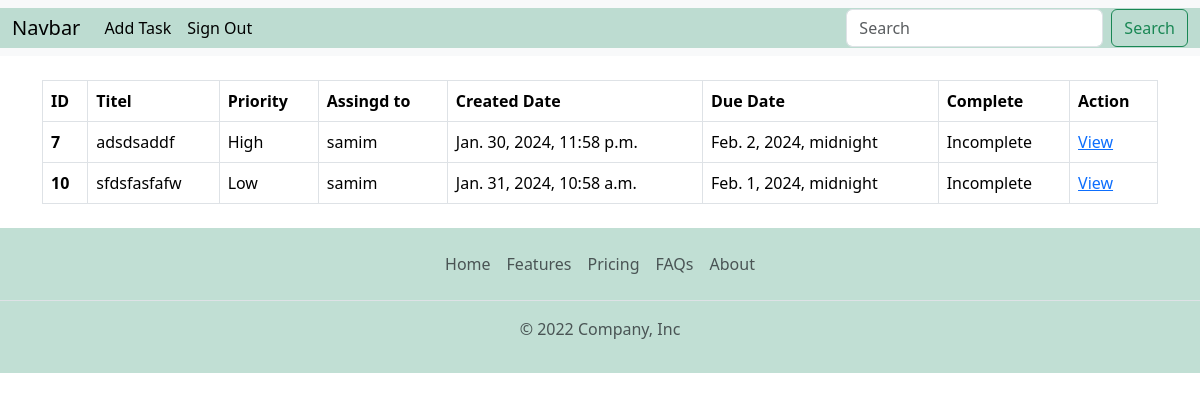
The app's page /task-list/?filter=incomplete with its own data.
### task/models.py (models this page shows, shortened)
class Task(models.Model):
    PRIORITY = (('Low', 'Low'),('Medium', 'Medium'),('High', 'High'),)
    assigned_to = models.ForeignKey(CustomUser, on_delete=models.CASCADE, null=True, blank=True)
    title = models.CharField(max_length=300)
    description = models.TextField()
    due_date =models.DateTimeField()
    priority = models.CharField(choices=PRIORITY, default='Medium', max_length=20)
    is_complete = models.BooleanField(default=False)
    created_date = models.DateTimeField(auto_now_add=True, editable=False,blank=True,null=True)
    completed_date = models.DateTimeField(auto_now_add=True,editable=False,blank=True,null=True)
    updated_date = models.DateTimeField(auto_now=True)

### authentication/models.py (models this page shows)
class CustomUser(AbstractUser):
    USER_TYPE = (
        ('Admin','Admin'),('User','User'),('Staff','Staff'),
    )
    GENDER=(
        ('Male','Male'), ('Female','Female'),
    )
    BLOOD_GROUP=(
        ('A+','A+'),('A-','A-'),('AB+','AB+'),('AB-','AB-'),('B+','B+'),('B-','B-'),('O+','O+'),('O-','O-'),
    )
    phone_number= models.CharField(max_length=15,null=True,blank=True)
    date_of_birth = models.DateField(blank =True, null=True)
    address= models.CharField(max_length=200, null=True, blank=True)
    user_type= models.CharField(choices=USER_TYPE,max_length=30, null=True, blank=True)
    gender= models.CharField(choices=GENDER,max_length=10, null=True, blank=True)
    blood_group= models.CharField(choices=BLOOD_GROUP,max_length=5, null=True, blank=True)
    bio= models.CharField(max_length=300, null=True, blank=True)
    image= models.ImageField(upload_to='profile_pic',null=True, blank=True)
    otp = models.CharField(max_length=6, blank=True, null=True)
    def __str__(self):
        return self.username

### task/views.py (the view)
# urls.py: path('task-list/',task_list,name="task_list"),
def task_list(request):
    if request.method == 'GET':
        search_kay = request.GET.get('search_bar')
        filter = request.GET.get('filter')
        ordering = request.GET.get('ordering')
        priority = request.GET.get('priority')
        if search_kay:
            if Task.objects.filter(title__icontains = search_kay).exists():
                task = Task.objects.filter(title__icontains = search_kay)
            else:
                messages.warning(request,'Task not found!')
                task = Task.objects.all()
        elif ordering == 'created_date':
            task = Task.objects.all().order_by('-created_date')
        elif ordering == 'due_date':
            task = Task.objects.all().order_by('due_date')
        elif filter == 'complete':
            task = Task.objects.filter(is_complete=True)
        elif filter == 'incomplete':
            task = Task.objects.filter(is_complete=False)
        elif priority == 'all':
            task = Task.objects.all()
        elif priority == 'high':
            task = Task.objects.filter(priority='High')
        elif priority == 'medium':
            task = Task.objects.filter(priority="Medium")
        elif priority == 'low':
            task = Task.objects.filter(priority='Low')
        else:
            task = Task.objects.all()
    return render(request,'task/task.html',{'task':task, 'filter':filter})

### templates/task/task.html (shortened to what this page needs)
{% extends './base.html' %}
{% load static %}
{% block body %}
<br>
<table class="table table-bordered">
    <thead>
      <tr>
        <th scope="col">ID</th>
        <th scope="col">Titel</th>
        <th scope="col">
          <div class="dropdown">
            <a style="color: black; text-decoration: none;" href="?priority=all" class="dropbtn">Priority</a>
           </div>
        </th>
        <th scope="col">Assingd to</th>
        <th scope="col">
          <a style="color: black; text-decoration: none;" href="?ordering=created_date">Created Date</a>
        </th>
        <th scope="col">
          <a style="color: black; text-decoration: none;" href="?ordering=due_date">Due Date</a>
        </th>
        <th scope="col"><b>
          {% if filter == 'complete' %}
          <a style="color: black; text-decoration: none;" href="?filter=incomplete">Incomplete</a>
          {% elif filter == 'incomplete' %}
          <a style="color: black; text-decoration: none;" href="?filter=complete">Complete</a>
          {% else %}
          <a style="color: black; text-decoration: none;" href="?filter=complete">Status</a>
          {% endif %}
        </th>
        <th scope="col">Action</th>
      </tr>
    </thead>
    <tbody>
{% for task in task %}
      <tr>
        <th scope="row">{{task.id}}</th>
        <td>{{task.title}}</td>
        <td>{{task.priority}}</td>
        <td>{{task.assigned_to}}</td>
        <td>{{task.created_date}}</td>
        <td>{{task.due_date}}</td>
        <td>{% if task.is_complete %}
          Complete
          {% else %}
          Incomplete
          {% endif %}
        </td>
        <td><a href="{% url 'task_view' task.id %}">View</a></td>
      </tr>
      {% endfor %}
    </tbody>
  </table>
{% endblock body %}

### records on screen
Task: id "7", title "adsdsaddf", priority "High", assigned_to "samim", created_date "Jan. 30, 2024, 11:58 p.m.", due_date "Feb. 2, 2024, midnight", is_complete "Incomplete"
Task: id "10", title "sfdsfasfafw", priority "Low", assigned_to "samim", created_date "Jan. 31, 2024, 10:58 a.m.", due_date "Feb. 1, 2024, midnight", is_complete "Incomplete"
